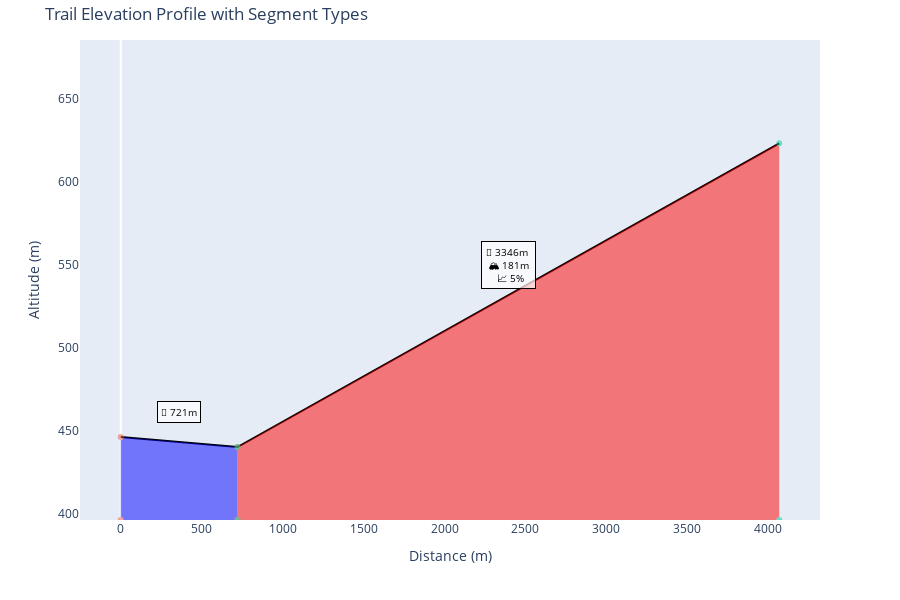

This figure's notebook cell:
### Code cell
plot_elevation_profile(ss.cut_segment(df_parquet['altitude_profile'].iloc[15], df_parquet['distance_profile'].iloc[15], df_parquet['coordinates'].iloc[15]))

### Figure 1 — Plotly figure (JSON) as saved in the notebook; plotly's stock layout.template omitted (floating-point values rounded to 4 significant figures)
{"data": [{"line": {"color": "black", "width": 2}, "mode": "lines", "name": "Elevation Profile", "type": "scatter", "x": [0, 721.4, 721.4, 4068.0], "y": [446, 440, 440, 623]}, {"fill": "toself", "fillcolor": "blue", "hoverinfo": "skip", "line": {"width": 0}, "opacity": 0.5, "showlegend": false, "type": "scatter", "x": [0, 721.4, 721.4, 0], "y": [446, 440, 396, 396]}, {"fill": "toself", "fillcolor": "red", "hoverinfo": "skip", "line": {"width": 0}, "opacity": 0.5, "showlegend": false, "type": "scatter", "x": [721.4, 4068.0, 4068.0, 721.4], "y": [440, 623, 396, 396]}], "layout": {"annotations": [{"bgcolor": "rgba(255, 255, 255, 0.7)", "bordercolor": "black", "borderpad": 3, "borderwidth": 1, "font": {"color": "black", "size": 10}, "showarrow": false, "text": "📏 721m", "x": 360.7, "y": 461.3}, {"bgcolor": "rgba(255, 255, 255, 0.7)", "bordercolor": "black", "borderpad": 3, "borderwidth": 1, "font": {"color": "black", "size": 10}, "showarrow": false, "text": "📏 3346m <br> 🏔️ 181m <br> 📈 5%", "x": 2395.0, "y": 549.8}], "height": 600, "hovermode": "x unified", "margin": {"t": 40}, "showlegend": false, "title": {"text": "Trail Elevation Profile with Segment Types"}, "xaxis": {"showgrid": false, "title": {"text": "Distance (m)"}}, "yaxis": {"range": [396, 685.3], "showgrid": false, "title": {"text": "Altitude (m)"}}}}
